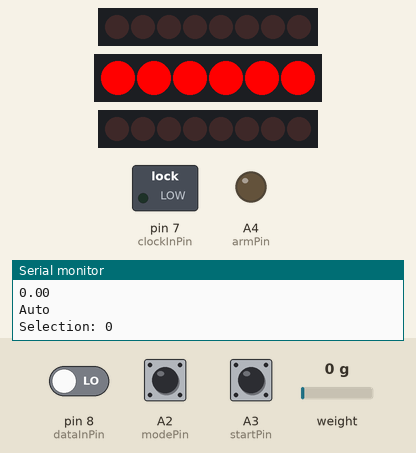
Bench run of a sketch on a simulated Arduino Uno, built with avr-gcc and run on an emulated ATmega328P. On the bench: 2 × 8 shift-register outputs drawn as a row of LEDs (first output left, lit = HIGH), 6 RGB LEDs in strip order, left to right, switched loads named in the sketch (green lamp = pin HIGH), output pins drawn as LEDs (lit = HIGH), the last lines printed to the serial monitor. Wiring (inferred from the names in the program): shift register (74HC595): data pin 10; shift clock pin 9. Wiring (inferred from the signals the program sends): row of LEDs: on Q0, Q1, Q2, Q3, Q4, Q5, Q6, Q7. The test bench sets the inputs (shaded band); at power-on: weight on the scale 0 g, A2 (modePin) LOW, pin 8 (dataInPin) LOW, A3 (startPin) LOW. Pins used as bus, display or sensor lines are not drawn.

Above: at 1.2 s.
1.3 s: weight on the scale set to 100 g
At 2.1 s:
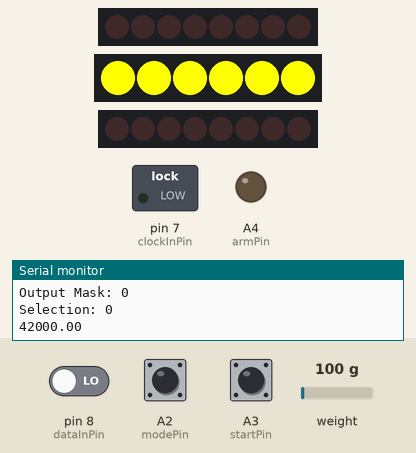
3.0 s: A2 (modePin) pulled HIGH for 1 s
At 3.6 s:
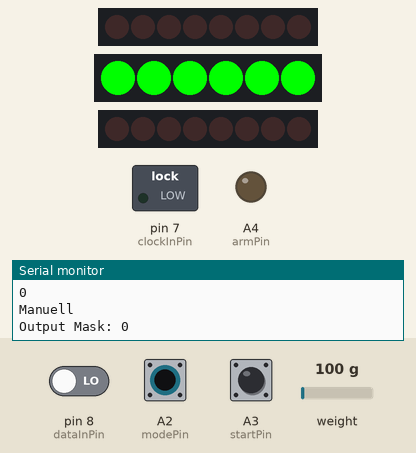
5.6 s: pin 8 (dataInPin) driven HIGH
At 6.4 s:
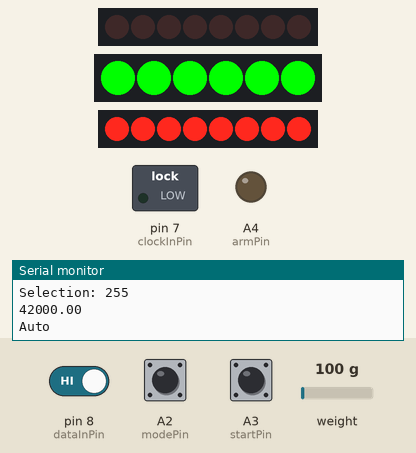
8.6 s: A3 (startPin) pulled HIGH for 0.15 s
At 9.55 s:
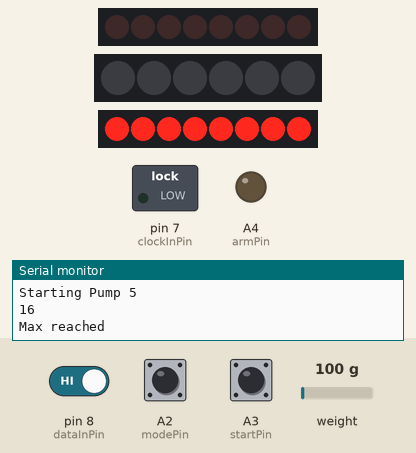
Timing chart, 0 to 12.5 s (numbered marks = the images above; inputs shaded):
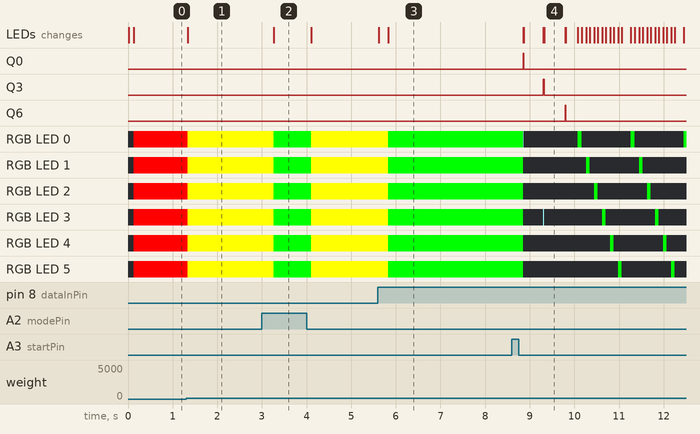

The sketch:

Drinkdispenser.ino
```cpp
/* Drink Mixer with scale

 * library design: Weihong Guan (@aguegu)
 * http://aguegu.net
 *
 * library host on
 * https://github.com/aguegu/Arduino
 */

// Hx711.DOUT - pin #A1
// Hx711.SCK - pin #A0
#include <Adafruit_NeoPixel.h>  //library for the neopixel strip
#include <Hx711.h>              //library for the scale
Hx711 scale(A1, A0);
#define N_LEDS 6


//Port definition
const int PIN = 3;          // Data pin for the Neopixel LEDs
const int latchPin = 4;     // Latch pins are now connected
const int LEDclockPin = 5;  // Clocking for the Display LED shift register
const int LEDdataPin = 6;   // data for the Display LED shift register
const int clockInPin = 7;   // Clocking for the push button shift register
const int dataInPin = 8;    // Data for the push button shift register
const int clockOutPin = 9;  // Clocking for the pump shift register
const int dataOutPin = 10;  // Data for the pump shift register
const int modePin = A2;     // Switch the mode from manual to automatic
const int startPin = A3;    // The Button which starts didpensing or starts cleaning procedure
const int armPin = A4;      // This in enables the Mosfet Shift register if set low


// initializing the system
float Weight = 0;
float NewWeight = 0;
float Fill = 0;
int pixelMask = 0;
int Selection = 0;
int LastSelection = 0;
int Mode = 0;
int Drink = 0;
int InputMask = 0;
int LastInputMask = 0;

Adafruit_NeoPixel strip = Adafruit_NeoPixel(N_LEDS, PIN, NEO_GRB + NEO_KHZ800);
uint32_t Black = strip.Color(0, 0, 0);
uint32_t Red = strip.Color(255, 0, 0);
uint32_t Green = strip.Color(0, 255, 0);
uint32_t Blue = strip.Color(10, 10, 255);
uint32_t Yellow = strip.Color(255, 255, 0);
uint32_t Magenta = strip.Color(255, 0, 255);
uint32_t White = strip.Color(155, 255, 255);
uint32_t Orange = strip.Color(255, 153, 0);

// Defining the values in an array, maybe later this will be stored on a card
// Changed so that Drink 1 is a Long Island and the rest are single drinks
String Drinks[][9] = {
  { "Content", "Long Island", "Vodka", "Rum", "Gin", "Tequilla", "Triple Sec", "Lime Juice", "Whiskey" },
  { "Long Island", "0", "10", "10", "10", "10", "10", "10", "0" },
  { "Vodka", "0", "20", "20", "0", "0", "0", "0", "0" },
  { "Gin", "0", "0", "20", "0", "0", "0", "0", "0" },
  { "Rum", "0", "0", "0", "20", "0", "0", "0", "0" },
  { "Tequilla", "0", "0", "0", "0", "20", "0", "0", "0" },
  { "Triple Sec", "0", "0", "0", "0", "0", "20", "0", "0" },
  { "Lime Juice", "0", "0", "0", "0", "0", "0", "20", "0" },
  { "Whiskey", "10", "0", "0", "0", "0", "0", "0", "0" },


};

void setup() {
  Serial.begin(9600);
  strip.begin();
  strip.show();  // Initialize all pixels to 'off'

  pinMode(LEDclockPin, OUTPUT);
  pinMode(LEDdataPin, OUTPUT);
  pinMode(clockInPin, OUTPUT);
  pinMode(dataInPin, INPUT);
  pinMode(latchPin, OUTPUT);
  pinMode(clockOutPin, OUTPUT);
  pinMode(dataOutPin, OUTPUT);
  pinMode(armPin, OUTPUT);
  pinMode(modePin, INPUT);
  pinMode(startPin, INPUT);

  // initialize the output for the Motors
  digitalWrite(latchPin, LOW);
  shiftOut(dataOutPin, clockOutPin, MSBFIRST, B00000000);
  digitalWrite(latchPin, HIGH);
  delay(10);
  //up from now the motors are active
  digitalWrite(armPin, LOW);
  setDisplay(0);  // Initialize Display Shift Register
}

void loop() {

  if ((digitalRead(modePin) == HIGH)) {  //Manual mode
    Serial.println("Manuell");
    setDisplay(0);
    //check if a glass is on the scale
    if (scale.getGram() < 100) {  //no glas
      setLeds(255, Red);
    } else {  //glas on
      Selection = getSelection();
      if (Selection != 0) {
        pixelMask = Selection;
        setLeds(pixelMask, Blue);
        setPump(Selection);
      } else {
        setLeds(255, Green);
        setPump(0);
      }
    }

    delay(10);
  } else {
    Serial.println("Auto");       // Automatic mode
    if (scale.getGram() < 100) {  //no glas
      setLeds(255, Red);
    } else {  // glas on

      if (Selection == 0) {    //Testing for a valid selection
        setLeds(255, Yellow);  //Nothing Selected, almost ready
      } else {
        setLeds(255, Green);  // Drink selected
      }
      InputMask = getSelection();  //reading the pushbuttons
      if (InputMask != LastInputMask) {
        if (InputMask != 0) {
          Selection = InputMask;
        }
      }
      LastInputMask = InputMask;
      setDisplay(Selection);
    }
    delay(1);  // delay in between reads for stability
    Serial.print("Selection: ");
    Serial.println(Selection);
    Serial.println(scale.getGram());
    if ((digitalRead(startPin) == HIGH) & (Selection != 0)) {
      mixDrink(Selection);
      Serial.println("Mixing");
      Serial.println("Done!");
      checkRemoval();
      delay(1000);
    }
  }
}
//Extract the neccesary ingrediences
void mixDrink(int Selection) {

  switch (Selection) {
    case 1:
      Drink = 1;
      break;
    case 2:
      Drink = 2;
      break;
    case 4:
      Drink = 3;
      break;
    case 8:
      Drink = 4;
      break;
    case 16:
      Drink = 5;
      break;
    case 32:
      Drink = 6;
      break;
    case 64:
      Drink = 7;
      break;
    case 128:
      Drink = 8;
      break;
  }

  Serial.println("Mixing a " + Drinks[Drink][0]);
  Serial.println("----------------------------------------------");
  for (int i = 1; i <= 8; i++) {
    // check if the ingredience is used
    if (Drinks[Drink][i] != "0") {
      poorIngrediannce(Drink, i);
    }
  }
}
//Dispense the ingrediance
void poorIngrediannce(int Selection, int Valve) {
  int Pump;
  //converting the string of the Array to a float
  char floatbuf[8];
  Drinks[Selection][Valve].toCharArray(floatbuf, sizeof(floatbuf));
  float Amount = atof(floatbuf);

  // Determination of the stop criteria
  Weight = (scale.getGram());
  NewWeight = (Weight + Amount);

  Serial.print("New weight is: ");
  Serial.println(NewWeight);
  Serial.print("Weight is: ");
  Serial.println(Weight);
  Serial.print("adding " + Drinks[Selection][Valve] + " cl of " + Drinks[0][Valve]);
  Serial.println("");
  // detect the pump
  switch (Valve) {
    case 1:
      Pump = B00000001;
      Serial.println("Starting Pump 1");
      break;
    case 2:
      Pump = B00000010;
      Serial.println("Starting Pump 2");
      break;
    case 3:
      Pump = B00000100;
      Serial.println("Starting Pump 3");
      break;
    case 4:
      Pump = B00001000;
      Serial.println("Starting Pump 4");
      break;
    case 5:
      Pump = B00010000;
      Serial.println("Starting Pump 5");
      break;
    case 6:
      Pump = B00100000;
      Serial.println("Starting Pump 6");
      break;
    case 7:
      Pump = B01000000;
      Serial.println("Starting Pump 7");
      break;
    case 8:
      Pump = B00100000;
      Serial.println("Starting Pump 8");
      break;
  }
  setLeds(Pump, White);  // start pump
  Serial.println(Pump);
  digitalWrite(latchPin, LOW);
  shiftOut(dataOutPin, clockOutPin, MSBFIRST, Pump);
  digitalWrite(latchPin, HIGH);
  delay(10);


  //wait for the Glass to fill up,Timer routine for bottle empty needs to go in here
  while (Weight < NewWeight) {
    Weight = (scale.getGram());
  }
  Serial.println("Max reached");
  setLeds(Pump, Black);  // stop pump
  digitalWrite(latchPin, LOW);
  shiftOut(dataOutPin, clockOutPin, MSBFIRST, B0000000);
  digitalWrite(latchPin, HIGH);
  delay(10);
}


void setPump(int number) {  // Function to start or stop the motors
  digitalWrite(latchPin, LOW);
  shiftOut(dataOutPin, clockOutPin, MSBFIRST, number);
  digitalWrite(latchPin, HIGH);
  Serial.println(number, BIN);
}


int getSelection() {  //Funktion to read out the pushbutton Shift register
  int Button;
  digitalWrite(latchPin, LOW);
  delayMicroseconds(10);
  digitalWrite(clockInPin, HIGH);
  delayMicroseconds(10);
  digitalWrite(latchPin, HIGH);
  Button = shiftIn(dataInPin, clockInPin, MSBFIRST);
  delayMicroseconds(10);
  digitalWrite(latchPin, LOW);
  Serial.print("Input Mask: ");
  Serial.println(Button);
  return Button;
}
int setDisplay(int Mask) {  //Funktion to set out the Display LEDS
  Serial.print("Output Mask: ");
  Serial.println(Mask);
  digitalWrite(latchPin, LOW);
  delayMicroseconds(10);
  shiftOut(LEDdataPin, LEDclockPin, MSBFIRST, Mask);
  digitalWrite(latchPin, HIGH);
  delay(10);
}

void setLeds(int Mask, uint32_t Color) {  //Funktion to set out the Bottle LEDs
  for (int i = 0; i < 6; i++) {
    if (bitRead(Mask, i)) {
      strip.setPixelColor(i, Color);
    } else {
      strip.setPixelColor(i, Black);
    }
  }
  strip.show();
}

void checkRemoval() {  //Function to check the removal of the filled glass

  while ((scale.getGram() > 100)) {

    for (int i = 1; i < 64; i = i * 2) {  //Bilk unti Glass is removd
      setLeds(i, Green);
      delay(80);
      setLeds(i, Black);
      delay(100);
    }
  }
  Selection = 0;
  NewWeight = 0;
  setDisplay(0);
}
```

Measured:
- after the input at 1.3 s, RGB LED 0–5: RGB(255, 0, 0) → RGB(255, 255, 0) at once; the LEDs: change at once (image 1)
- after the input at 3.0 s, RGB LED 0–5: RGB(255, 255, 0) → RGB(0, 255, 0) after 0.27 s, → RGB(255, 255, 0) 0.84 s later; the LEDs: change after 0.27 s (image 2)
- after the input at 5.6 s, RGB LED 0–5: RGB(255, 255, 0) → RGB(0, 255, 0) after 0.23 s
- after the input at 8.6 s, Q0: LOW → HIGH after 0.26 s, → LOW 0.01 s later; Q3: LOW → HIGH after 0.71 s, → LOW 0.01 s later
- what the display in image 4 shows lasts 0.5 s, from 9.3 s to 9.8 s
